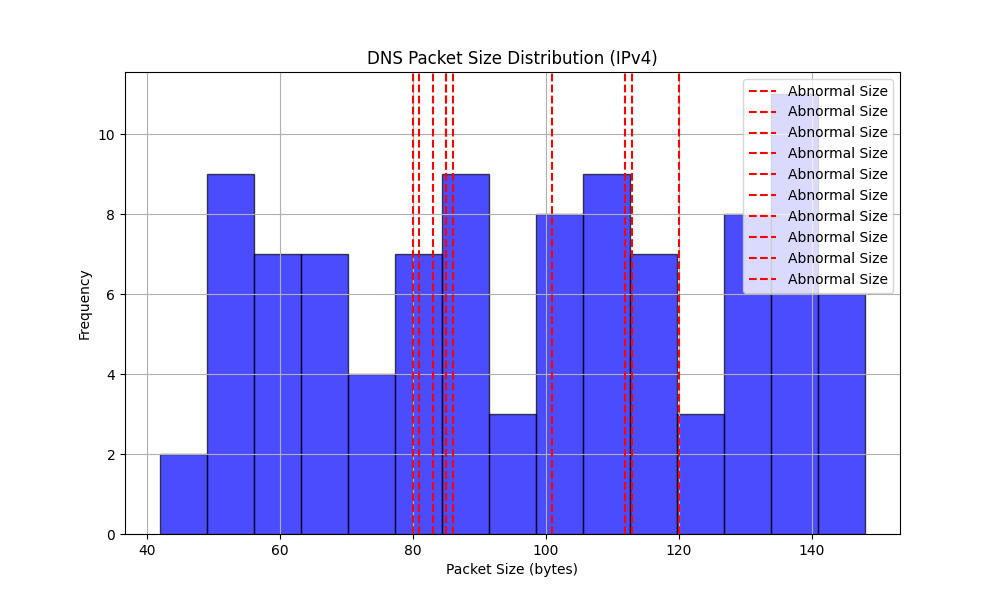

Generate this figure with Python:
#DNS Packet Size Distribution (IPv4)

import matplotlib.pyplot as plt
import random

# Define the number of DNS packets and their sizes
num_packets = 100
packet_sizes = [random.randint(40, 150) for _ in range(num_packets)]

# Introduce spikes for abnormal packet sizes
abnormal_packets = [random.randint(80, 120) for _ in range(10)]
for i in range(10):
    packet_sizes[random.randint(0, num_packets - 1)] = abnormal_packets[i]

# Create a histogram for DNS Packet Size Distribution
plt.figure(figsize=(10, 6))
plt.hist(packet_sizes, bins=15, color='blue', edgecolor='black', alpha=0.7)
plt.xlabel('Packet Size (bytes)')
plt.ylabel('Frequency')
plt.title('DNS Packet Size Distribution (IPv4)')
plt.grid(True)

# Highlight abnormal packet sizes in red
for size in abnormal_packets:
    plt.axvline(x=size, color='red', linestyle='--', label='Abnormal Size')

plt.legend()
plt.show()
